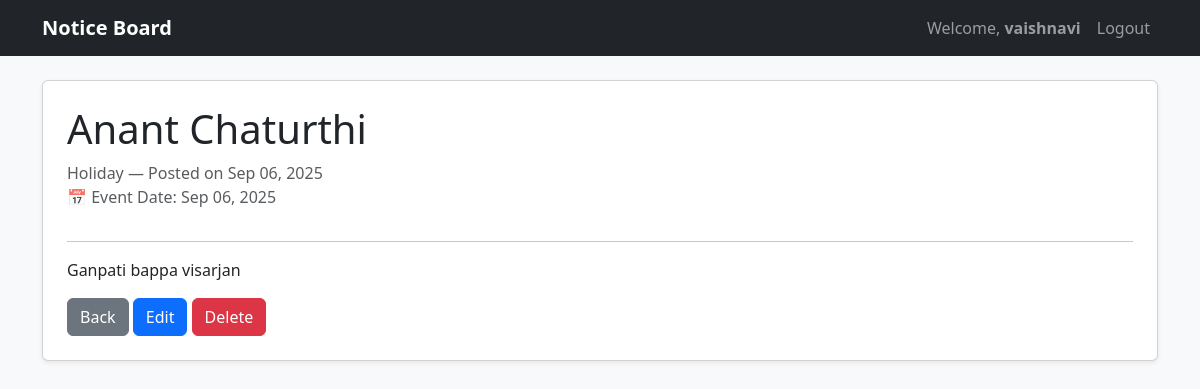
/notice/3 (signed in), run on the app's committed database.
### tables this page shows
CREATE TABLE notices (
            id INTEGER PRIMARY KEY AUTOINCREMENT,
            title TEXT NOT NULL,
            content TEXT NOT NULL,
            notice_date TEXT,
            category TEXT,
            created_at TIMESTAMP DEFAULT CURRENT_TIMESTAMP
        );

### app.py (the view)
@app.route('/notice/<int:id>')
def notice(id):
    conn = get_db()
    cur = conn.execute("SELECT * FROM notices WHERE id = ?", (id,))
    n = cur.fetchone()
    conn.close()
    if not n:
        flash('Notice not found.', 'danger')
        return redirect(url_for('index'))
    return render_template('view_notice.html', notice=n)

### app.py (called while the page is built)
def get_db():
    conn = sqlite3.connect(DB_PATH)
    conn.row_factory = sqlite3.Row
    return conn

@app.template_filter('datetimeformat')
def datetimeformat(value, format='%b %d, %Y'):
    from datetime import datetime
    if isinstance(value, str):
        value = datetime.fromisoformat(value)
    return value.strftime(format)

### templates/view_notice.html (shortened to what this page needs)
{% extends "base.html" %}
{% block content %}
<div class="card shadow-sm p-4 mb-4">
  <h1 class="card-title">{{ notice['title'] }}</h1>
  <p class="text-muted">
    {{ notice['category'] or 'General' }} — Posted on {{ notice['created_at']|datetimeformat }}
    <br>
    📅 Event Date: {{ notice['notice_date']|datetimeformat if notice['notice_date'] else 'Not specified' }}
  </p>
  <hr>
  <div class="card-text">{{ notice['content'].replace('\n','<br>')|safe }}</div>
  <div class="mt-3">
    <a href="{{ url_for('index') }}" class="btn btn-secondary">Back</a>
    {% if session.get('username') %}
      <a href="{{ url_for('edit_notice', id=notice['id']) }}" class="btn btn-primary">Edit</a>
      <form method="post" action="{{ url_for('delete_notice', id=notice['id']) }}" style="display:inline" onsubmit="return confirm('Delete this notice?');">
        <button class="btn btn-danger">Delete</button>
      </form>
    {% endif %}
  </div>
</div>
{% endblock %}

### data on the page
notices: title "Anant Chaturthi", category "Holiday", created_at "Sep 06, 2025", notice_date "Sep 06, 2025", content.replace "Ganpati bappa visarjan"

### other printed values
{{ session['username'] }} "vaishnavi"
